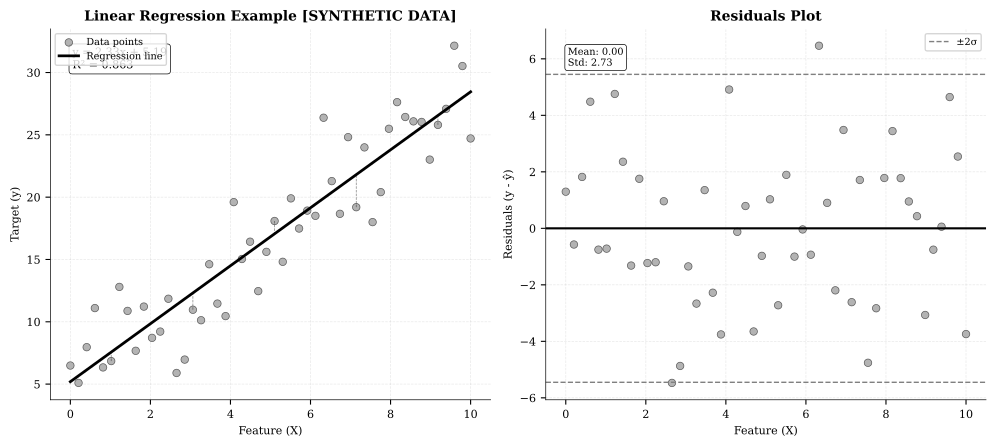

This figure's Python source:
"""
Linear Regression Example
Scatter plot with regression line demonstration

Required libraries: matplotlib, numpy
Output: regression_example.pdf
"""

import matplotlib.pyplot as plt
import numpy as np
from pathlib import Path

# Chart metadata for QuantLet integration
CHART_METADATA = {
    'title': 'Linear Regression Example',
    'url': 'https://github.com/Digital-AI-Finance/DigitalFinance_3/tree/main/charts/module_03_ai_ml/regression_example'
}

def create_regression_example():
    """Create a visualization of linear regression with scatter plot"""

    # Set style for academic publication
    plt.rcParams['font.family'] = 'serif'
    plt.rcParams['font.size'] = 8
    plt.rcParams['axes.linewidth'] = 0.5

    # Set random seed for reproducibility
    np.random.seed(42)

    fig, (ax1, ax2) = plt.subplots(1, 2, figsize=(10, 4.5))

    # Generate synthetic data
    n_points = 50
    X = np.linspace(0, 10, n_points)
    true_slope = 2.5
    true_intercept = 5
    noise = np.random.normal(0, 3, n_points)
    y = true_slope * X + true_intercept + noise

    # Calculate regression line (least squares)
    coefficients = np.polyfit(X, y, 1)
    slope, intercept = coefficients
    y_pred = slope * X + intercept

    # Calculate R-squared
    ss_res = np.sum((y - y_pred) ** 2)
    ss_tot = np.sum((y - np.mean(y)) ** 2)
    r_squared = 1 - (ss_res / ss_tot)

    # Left panel: Regression plot
    ax1.scatter(X, y, color='gray', s=30, alpha=0.6,
               edgecolor='black', linewidth=0.5, label='Data points')
    ax1.plot(X, y_pred, color='black', linewidth=2, label='Regression line')

    # Add residual lines for a few points
    sample_indices = [5, 15, 25, 35, 45]
    for idx in sample_indices:
        ax1.plot([X[idx], X[idx]], [y[idx], y_pred[idx]],
                'k--', linewidth=0.5, alpha=0.5)

    ax1.set_xlabel('Feature (X)', fontsize=8)
    ax1.set_ylabel('Target (y)', fontsize=8)
    ax1.set_title('Linear Regression Example [SYNTHETIC DATA]', fontsize=10, fontweight='bold')
    ax1.legend(loc='upper left', fontsize=7)
    ax1.grid(True, alpha=0.3, linestyle='--', linewidth=0.5)
    ax1.spines['top'].set_visible(False)
    ax1.spines['right'].set_visible(False)

    # Add equation and R-squared
    equation_text = f'y = {slope:.2f}x + {intercept:.2f}\nR² = {r_squared:.3f}'
    ax1.text(0.05, 0.95, equation_text,
            transform=ax1.transAxes,
            fontsize=8,
            verticalalignment='top',
            bbox=dict(boxstyle='round', facecolor='white',
                     edgecolor='black', linewidth=0.5))

    # Right panel: Residuals plot
    residuals = y - y_pred

    ax2.scatter(X, residuals, color='gray', s=30, alpha=0.6,
               edgecolor='black', linewidth=0.5)
    ax2.axhline(y=0, color='black', linewidth=1.5, linestyle='-')

    # Add confidence bands
    std_residuals = np.std(residuals)
    ax2.axhline(y=2*std_residuals, color='gray', linewidth=1,
               linestyle='--', label='±2σ')
    ax2.axhline(y=-2*std_residuals, color='gray', linewidth=1,
               linestyle='--')

    ax2.set_xlabel('Feature (X)', fontsize=8)
    ax2.set_ylabel('Residuals (y - ŷ)', fontsize=8)
    ax2.set_title('Residuals Plot', fontsize=10, fontweight='bold')
    ax2.legend(loc='upper right', fontsize=7)
    ax2.grid(True, alpha=0.3, linestyle='--', linewidth=0.5)
    ax2.spines['top'].set_visible(False)
    ax2.spines['right'].set_visible(False)

    # Add statistics
    stats_text = f'Mean: {np.mean(residuals):.2f}\nStd: {std_residuals:.2f}'
    ax2.text(0.05, 0.95, stats_text,
            transform=ax2.transAxes,
            fontsize=7,
            verticalalignment='top',
            bbox=dict(boxstyle='round', facecolor='white',
                     edgecolor='black', linewidth=0.5))

    plt.tight_layout()

    # Save as PDF
    output_path = Path(__file__).parent / 'regression_example.pdf'
    plt.savefig(output_path, format='pdf', dpi=300, bbox_inches='tight')
    print(f"Chart saved to: {output_path}")

    plt.close()

if __name__ == '__main__':
    create_regression_example()
